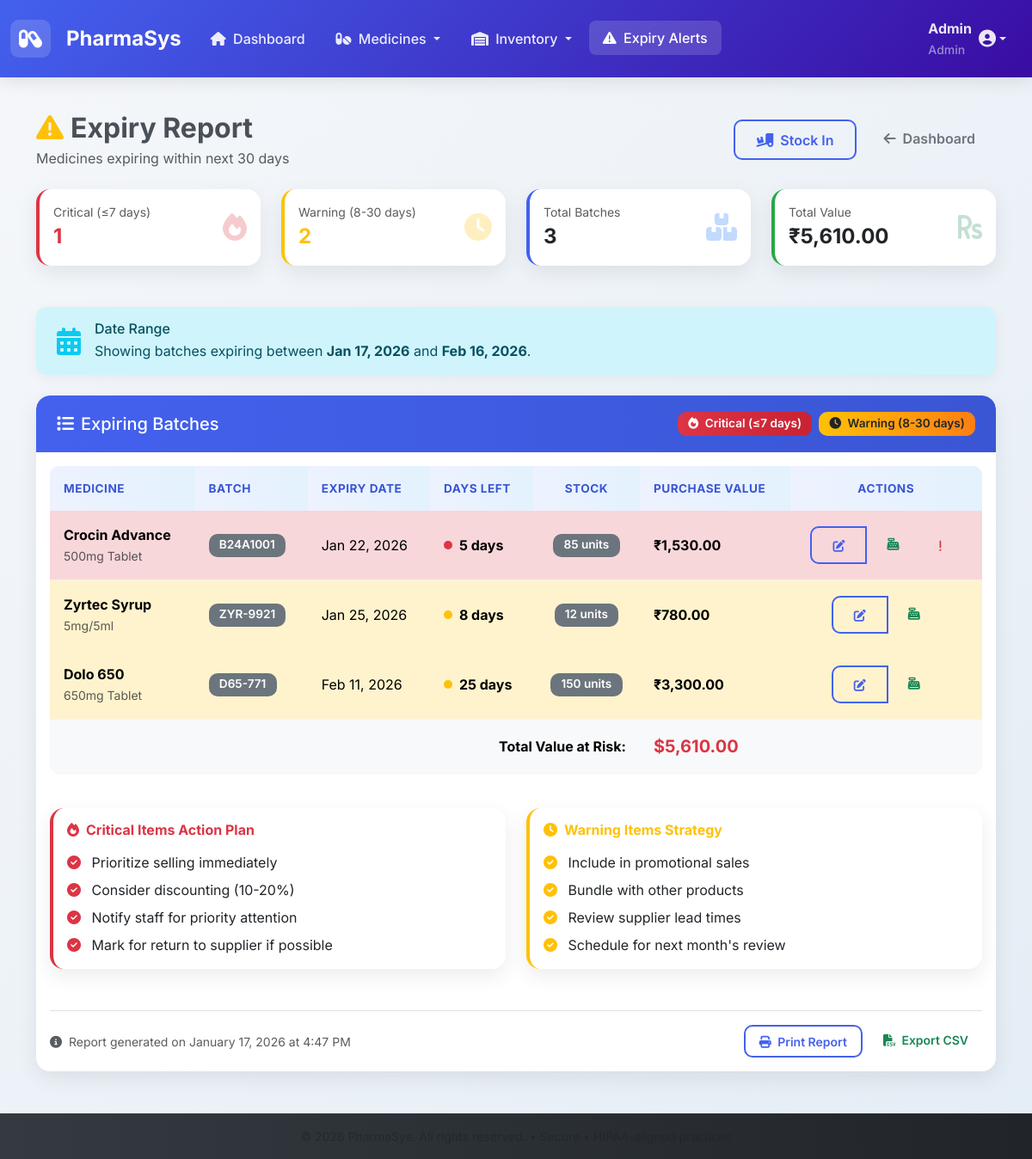
/reports/expiry.php (signed in), run on the app's committed database.
### tables this page shows
CREATE TABLE batches (
    id INT AUTO_INCREMENT PRIMARY KEY,
    medicine_id INT NOT NULL,
    batch_number VARCHAR(100) NOT NULL,
    expiry_date DATE NOT NULL,
    quantity INT NOT NULL COMMENT 'Original quantity received',
    purchase_price DECIMAL(10,2) NOT NULL,
    remaining_stock INT NOT NULL,
    created_at TIMESTAMP DEFAULT CURRENT_TIMESTAMP,
    FOREIGN KEY (medicine_id) REFERENCES medicines(id) ON DELETE CASCADE,
    INDEX idx_medicine_id (medicine_id),
    INDEX idx_expiry (expiry_date, remaining_stock)
);

CREATE TABLE medicines (
    id INT AUTO_INCREMENT PRIMARY KEY,
    name VARCHAR(255) NOT NULL,
    generic_name VARCHAR(255),
    dosage VARCHAR(100),
    price DECIMAL(10,2) NOT NULL,
    created_at TIMESTAMP DEFAULT CURRENT_TIMESTAMP
);

### reports/expiry.php (the view, shortened to what this page needs)
<?php
require_once '../includes/config.php';
$stmt = $pdo->prepare("
    SELECT
        m.id, m.name, m.dosage, m.price,
        b.id AS batch_id,
        b.batch_number,
        b.expiry_date,
        b.remaining_stock,
        b.purchase_price,
        DATEDIFF(b.expiry_date, CURDATE()) AS days_left
    FROM batches b
    JOIN medicines m ON b.medicine_id = m.id
    WHERE b.remaining_stock > 0
      AND b.expiry_date BETWEEN CURDATE() AND DATE_ADD(CURDATE(), INTERVAL 30 DAY)
    ORDER BY b.expiry_date ASC, b.remaining_stock DESC
");
$stmt->execute();
$expiring = $stmt->fetchAll();
$total_batches = count($expiring);
$critical_batches = array_filter($expiring, fn($item) => $item['days_left'] <= 7);
$warning_batches = array_filter($expiring, fn($item) => $item['days_left'] > 7 && $item['days_left'] <= 30);
$total_value = array_sum(array_map(fn($item) => $item['remaining_stock'] * $item['purchase_price'], $expiring));
?>
<?php include '../includes/header.php'; ?>
<div class="d-flex justify-content-between align-items-center mb-4">
    <div>
        <h2 class="fw-bold mb-1"><i class="fas fa-exclamation-triangle me-2 text-warning"></i>Expiry Report</h2>
        <p class="text-muted mb-0">Medicines expiring within next 30 days</p>
    </div>
    <div class="d-flex gap-2">
        <a href="../inventory/stock-in.php" class="btn btn-outline-primary">
            <i class="fas fa-truck-loading me-1"></i> Stock In
        </a>
        <a href="../dashboard.php" class="btn btn-outline-secondary">
            <i class="fas fa-arrow-left me-1"></i> Dashboard
        </a>
    </div>
</div>
<div class="row mb-4">
    <div class="col-md-3">
        <div class="card border-start-danger">
            <div class="card-body">
                <div class="d-flex justify-content-between align-items-center">
                    <div>
                        <div class="text-muted small">Critical (≤7 days)</div>
                        <div class="fw-bold fs-4 text-danger"><?= count($critical_batches) ?></div>
                    </div>
                    <i class="fas fa-fire fa-2x text-danger opacity-25"></i>
                </div>
            </div>
        </div>
    </div>
    <div class="col-md-3">
        <div class="card border-start-warning">
            <div class="card-body">
                <div class="d-flex justify-content-between align-items-center">
                    <div>
                        <div class="text-muted small">Warning (8-30 days)</div>
                        <div class="fw-bold fs-4 text-warning"><?= count($warning_batches) ?></div>
                    </div>
                    <i class="fas fa-clock fa-2x text-warning opacity-25"></i>
                </div>
            </div>
        </div>
    </div>
    <div class="col-md-3">
        <div class="card border-start-primary">
            <div class="card-body">
                <div class="d-flex justify-content-between align-items-center">
                    <div>
                        <div class="text-muted small">Total Batches</div>
                        <div class="fw-bold fs-4"><?= $total_batches ?></div>
                    </div>
                    <i class="fas fa-boxes fa-2x text-primary opacity-25"></i>
                </div>
            </div>
        </div>
    </div>
    <div class="col-md-3">
        <div class="card border-start-success">
            <div class="card-body">
                <div class="d-flex justify-content-between align-items-center">
                    <div>
                        <div class="text-muted small">Total Value</div>
                        <div class="fw-bold fs-4">₹<?= number_format($total_value, 2) ?></div>
                    </div>
                    <i class="fas fa-rupee-sign fa-2x text-success opacity-25"></i>
                </div>
            </div>
        </div>
    </div>
</div>
<div class="alert alert-info mb-4">
    <div class="d-flex align-items-center">
        <i class="fas fa-calendar-alt fa-2x me-3 text-info"></i>
        <div>
            <h6 class="alert-heading mb-1">Date Range</h6>
            <p class="mb-0">
                Showing batches expiring between
                <strong><?= date('M j, Y') ?></strong> and
                <strong><?= date('M j, Y', strtotime('+30 days')) ?></strong>.
            </p>
        </div>
    </div>
</div>
<?php if (empty($expiring)): ?>
<div class="card text-center">
    <div class="card-body py-5">
        <i class="fas fa-check-circle fa-4x text-success mb-3"></i>
        <h4>No Medicines Expiring Soon</h4>
        <p class="text-muted mb-4">All stock is fresh for at least the next 30 days.</p>
        <div class="d-flex justify-content-center gap-2">
            <a href="../inventory/stock-in.php" class="btn btn-primary">
                <i class="fas fa-truck-loading me-1"></i> Add New Stock
            </a>
            <a href="../medicines/list.php" class="btn btn-outline-primary">
                <i class="fas fa-pills me-1"></i> View All Medicines
            </a>
        </div>
    </div>
</div>
<?php else: ?>
<div class="card">
    <div class="card-header">
        <div class="d-flex justify-content-between align-items-center">
            <h5 class="mb-0"><i class="fas fa-list me-2"></i>Expiring Batches</h5>
            <div class="d-flex gap-2">
                <span class="badge bg-danger">
                    <i class="fas fa-fire me-1"></i> Critical (≤7 days)
                </span>
                <span class="badge bg-warning text-dark">
                    <i class="fas fa-clock me-1"></i> Warning (8-30 days)
                </span>
            </div>
        </div>
    </div>
    <div class="card-body">
        <div class="table-responsive">
            <table class="table table-hover align-middle">
                <thead class="table-light">
                    <tr>
                        <th>Medicine</th>
                        <th>Batch</th>
                        <th>Expiry Date</th>
                        <th>Days Left</th>
                        <th class="text-center">Stock</th>
                        <th>Purchase Value</th>
                        <th class="text-center">Actions</th>
                    </tr>
                </thead>
                <tbody>
                    <?php foreach ($expiring as $item):
                        $days = (int)$item['days_left'];
                        $isCritical = $days <= 7;
                        $batch_value = $item['remaining_stock'] * $item['purchase_price'];
                    ?>
                    <tr class="<?= $isCritical ? 'table-danger' : 'table-warning' ?>">
                        <td>
                            <div class="fw-bold"><?= htmlspecialchars($item['name']) ?></div>
                            <small class="text-muted"><?= htmlspecialchars($item['dosage'] ?: '—') ?></small>
                        </td>
                        <td>
                            <span class="badge bg-secondary"><?= htmlspecialchars($item['batch_number']) ?></span>
                        </td>
                        <td>
                            <?= date('M j, Y', strtotime($item['expiry_date'])) ?>
                        </td>
                        <td>
                            <div class="d-flex align-items-center">
                                <span class="status-indicator status-<?= $isCritical ? 'danger' : 'warning' ?> me-2"></span>
                                <span class="fw-bold"><?= $days ?> day<?= $days !== 1 ? 's' : '' ?></span>
                            </div>
                        </td>
                        <td class="text-center">
                            <span class="badge bg-<?= $item['remaining_stock'] <= 5 ? 'danger' : 'secondary' ?>">
                                <?= $item['remaining_stock'] ?> unit<?= $item['remaining_stock'] !== 1 ? 's' : '' ?>
                            </span>
                        </td>
                        <td class="fw-bold">
                            ₹<?= number_format($batch_value, 2) ?>
                        </td>
                        <td class="text-center">
                            <div class="btn-group btn-group-sm">
                                <a href="../medicines/edit.php?id=<?= $item['id'] ?>"
                                   class="btn btn-outline-primary" title="Edit Medicine">
                                    <i class="fas fa-edit"></i>
                                </a>
                                <a href="../inventory/stock-out.php?q=<?= urlencode($item['name']) ?>"
                                   class="btn btn-outline-success" title="Sell Now">
                                    <i class="fas fa-cash-register"></i>
                                </a>
                                <?php if ($isCritical): ?>
                                <button type="button" class="btn btn-outline-danger"
                                        onclick="alert('⚠️ This batch expires in <?= $days ?> days! Consider discounting or priority sale.')"
                                        title="Critical Alert">
                                </button>
                                <?php endif; ?>
                            </div>
                        </td>
                    </tr>
                    <?php endforeach; ?>
                </tbody>
                <tfoot class="table-light">
                    <tr>
                        <td colspan="5" class="fw-bold text-end">Total Value at Risk:</td>
                        <td colspan="2" class="fw-bold text-danger fs-5">
                            $<?= number_format($total_value, 2) ?>
                        </td>
                    </tr>
                </tfoot>
            </table>
        </div>
        <div class="row mt-4">
            <div class="col-md-6">
                <div class="card border-start-danger">
                    <div class="card-body">
                        <h6 class="fw-bold text-danger mb-3">
                            <i class="fas fa-fire me-2"></i>Critical Items Action Plan
                        </h6>
                        <ul class="list-unstyled mb-0">
                            <li class="mb-2"><i class="fas fa-check-circle text-danger me-2"></i> Prioritize selling immediately</li>
                            <li class="mb-2"><i class="fas fa-check-circle text-danger me-2"></i> Consider discounting (10-20%)</li>
                            <li class="mb-2"><i class="fas fa-check-circle text-danger me-2"></i> Notify staff for priority attention</li>
                            <li><i class="fas fa-check-circle text-danger me-2"></i> Mark for return to supplier if possible</li>
                        </ul>
                    </div>
                </div>
            </div>
            <div class="col-md-6">
                <div class="card border-start-warning">
                    <div class="card-body">
                        <h6 class="fw-bold text-warning mb-3">
                            <i class="fas fa-clock me-2"></i>Warning Items Strategy
                        </h6>
                        <ul class="list-unstyled mb-0">
                            <li class="mb-2"><i class="fas fa-check-circle text-warning me-2"></i> Include in promotional sales</li>
                            <li class="mb-2"><i class="fas fa-check-circle text-warning me-2"></i> Bundle with other products</li>
                            <li class="mb-2"><i class="fas fa-check-circle text-warning me-2"></i> Review supplier lead times</li>
                            <li><i class="fas fa-check-circle text-warning me-2"></i> Schedule for next month's review</li>
                        </ul>
                    </div>
                </div>
            </div>
        </div>
        <div class="d-flex justify-content-between align-items-center mt-4 pt-3 border-top">
            <div class="text-muted small">
                <i class="fas fa-info-circle me-1"></i>
                Report generated on <?= date('F j, Y \a\t g:i A') ?>
            </div>
            <div class="d-flex gap-2">
                <button onclick="window.print()" class="btn btn-outline-primary btn-sm">
                    <i class="fas fa-print me-1"></i> Print Report
                </button>
                <a href="?export=csv" class="btn btn-outline-success btn-sm">
                    <i class="fas fa-file-csv me-1"></i> Export CSV
                </a>
            </div>
        </div>
    </div>
</div>
<?php endif; ?>
<?php include '../includes/footer.php'; ?>

### assets/css/style.css (style rules this page uses)
:root { --primary: #4361ee; --primary-dark: #3a56d4; --primary-light: #eef2ff; --secondary: #6c757d; --success: #28a745; --warning: #ffc107; --danger: #dc3545; --info: #17a2b8; --light: #f8f9fa; --dark: #343a40; --card-shadow: 0 8px 25px rgba(0,0,0,0.08); --transition: all 0.3s ease; }
body { font-family: 'Inter', -apple-system, BlinkMacSystemFont, 'Segoe UI', Roboto, sans-serif; background: linear-gradient(135deg, #f5f7fa 0%, #e4edf5 100%); color: #495057; min-height: 100vh; }
.card { border: none; border-radius: 16px; box-shadow: var(--card-shadow); overflow: hidden; margin-bottom: 1.5rem; background: white; transition: var(--transition); }
.card-header { background: linear-gradient(to right, var(--primary), var(--primary-dark)); color: white; border-bottom: none; padding: 1.2rem 1.5rem; font-weight: 600; border-radius: 16px 16px 0 0 !important; }
.btn { border-radius: 10px; font-weight: 600; padding: 0.6rem 1.5rem; border: none; transition: all 0.3s; }
.btn-outline-primary { border: 2px solid var(--primary); color: var(--primary); }
.btn-sm { padding: 0.4rem 1rem; font-size: 0.875rem; }
.table { border-radius: 10px; overflow: hidden; background: white; }
.table thead th { background: linear-gradient(to right, var(--primary-light), #e3f2fd); color: var(--primary-dark); font-weight: 700; border: none; padding: 1rem; text-transform: uppercase; font-size: 0.85rem; letter-spacing: 0.5px; }
.table tbody tr { border-bottom: 1px solid #f1f3f4; transition: all 0.2s; }
.table td { padding: 1rem; vertical-align: middle; border-color: #f1f3f4; }
.badge { padding: 0.5em 0.9em; border-radius: 10px; font-weight: 600; font-size: 0.85em; border: none; }
.badge.bg-warning { background: linear-gradient(to right, #ffc107, #fd7e14) !important; color: #212529 !important; }
.badge.bg-danger { background: linear-gradient(to right, #dc3545, #c82333) !important; color: white !important; }
.alert { border-radius: 12px; border: none; padding: 1rem 1.5rem; box-shadow: 0 4px 15px rgba(0,0,0,0.05); }
.status-indicator { display: inline-block; width: 10px; height: 10px; border-radius: 50%; margin-right: 8px; }
.status-warning { background: #ffc107; }
.status-danger { background: #dc3545; }
.border-start-primary { border-left: 4px solid var(--primary) !important; }
.border-start-success { border-left: 4px solid var(--success) !important; }
.border-start-warning { border-left: 4px solid var(--warning) !important; }
.border-start-danger { border-left: 4px solid var(--danger) !important; }

### data on the page
batches: medicine.name "Crocin Advance", medicine.dosage "500mg Tablet", batch_number "B24A1001", expiry_date "Jan 22, 2026", days "5", remaining_stock "85", batch_value "1,530.00"
batches: medicine.name "Zyrtec Syrup", medicine.dosage "5mg/5ml", batch_number "ZYR-9921", expiry_date "Jan 25, 2026", days "8", remaining_stock "12", batch_value "780.00"
batches: medicine.name "Dolo 650", medicine.dosage "650mg Tablet", batch_number "D65-771", expiry_date "Feb 11, 2026", days "25", remaining_stock "150", batch_value "3,300.00"

### other printed values
$username "Admin"
$role "Admin"
count($critical_batches) "1"
count($warning_batches) "2"
$total_batches "3"
$total_value "5,610.00"
